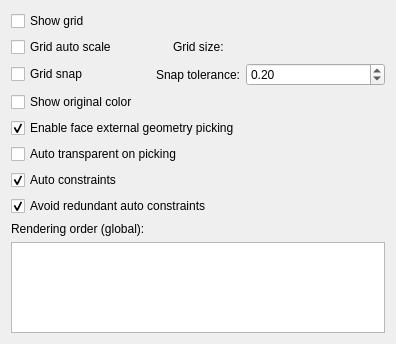
<?xml version="1.0" encoding="UTF-8"?>
<ui version="4.0">
 <class>SketcherGui::TaskSketcherGeneral</class>
 <widget class="QWidget" name="SketcherGui::TaskSketcherGeneral">
  <property name="geometry">
   <rect>
    <x>0</x>
    <y>0</y>
    <width>396</width>
    <height>344</height>
   </rect>
  </property>
  <property name="windowTitle">
   <string>Form</string>
  </property>
  <layout class="QVBoxLayout" name="verticalLayout">
   <item>
    <widget class="Gui::PrefCheckBox" name="checkBoxShowGrid">
     <property name="enabled">
      <bool>true</bool>
     </property>
     <property name="toolTip">
      <string>A grid will be shown</string>
     </property>
     <property name="text">
      <string>Show grid</string>
     </property>
     <property name="checked">
      <bool>false</bool>
     </property>
     <property name="prefEntry" stdset="0">
      <cstring>ShowGrid</cstring>
     </property>
     <property name="prefPath" stdset="0">
      <cstring>Mod/Sketcher/General</cstring>
     </property>
    </widget>
   </item>
   <item>
    <layout class="QHBoxLayout" name="horizontalLayout">
     <item>
      <widget class="QCheckBox" name="checkBoxGridAutoScale">
       <property name="toolTip">
        <string>Auto change grid size depending on the zoom level of the current view.</string>
       </property>
       <property name="text">
        <string>Grid auto scale</string>
       </property>
      </widget>
     </item>
     <item>
      <widget class="QLabel" name="label">
       <property name="sizePolicy">
        <sizepolicy hsizetype="Maximum" vsizetype="Preferred">
         <horstretch>0</horstretch>
         <verstretch>0</verstretch>
        </sizepolicy>
       </property>
       <property name="text">
        <string>Grid size:</string>
       </property>
      </widget>
     </item>
     <item>
      <widget class="Gui::PrefQuantitySpinBox" name="gridSize" native="true">
       <property name="sizePolicy">
        <sizepolicy hsizetype="Minimum" vsizetype="Preferred">
         <horstretch>0</horstretch>
         <verstretch>0</verstretch>
        </sizepolicy>
       </property>
       <property name="minimumSize">
        <size>
         <width>100</width>
         <height>0</height>
        </size>
       </property>
       <property name="toolTip">
        <string>Distance between two subsequent grid lines</string>
       </property>
       <property name="unit" stdset="0">
        <string notr="true">mm</string>
       </property>
       <property name="decimals" stdset="0">
        <number>3</number>
       </property>
       <property name="maximum" stdset="0">
        <double>99999999.000000000000000</double>
       </property>
       <property name="minimum" stdset="0">
        <double>0.001000000000000</double>
       </property>
       <property name="singleStep" stdset="0">
        <double>1.000000000000000</double>
       </property>
       <property name="value" stdset="0">
        <double>10.000000000000000</double>
       </property>
       <property name="prefEntry" stdset="0">
        <cstring>GridSize</cstring>
       </property>
       <property name="prefPath" stdset="0">
        <cstring>Mod/Sketcher/General/GridSize</cstring>
       </property>
      </widget>
     </item>
    </layout>
   </item>
   <item>
    <layout class="QHBoxLayout" name="horizontalLayout_2">
     <item>
      <widget class="Gui::PrefCheckBox" name="checkBoxGridSnap">
       <property name="enabled">
        <bool>true</bool>
       </property>
       <property name="toolTip">
        <string>New points will snap to the nearest grid line.

You can temporarily disable snapping by holding the 'Shift' key.</string>
       </property>
       <property name="text">
        <string>Grid snap</string>
       </property>
       <property name="prefEntry" stdset="0">
        <cstring>GridSnap</cstring>
       </property>
       <property name="prefPath" stdset="0">
        <cstring>Mod/Sketcher/General</cstring>
       </property>
      </widget>
     </item>
     <item>
      <widget class="QLabel" name="label_3">
       <property name="sizePolicy">
        <sizepolicy hsizetype="Maximum" vsizetype="Preferred">
         <horstretch>0</horstretch>
         <verstretch>0</verstretch>
        </sizepolicy>
       </property>
       <property name="text">
        <string>Snap tolerance:</string>
       </property>
      </widget>
     </item>
     <item>
      <widget class="Gui::PrefDoubleSpinBox" name="snapTolerance">
       <property name="sizePolicy">
        <sizepolicy hsizetype="Minimum" vsizetype="Fixed">
         <horstretch>0</horstretch>
         <verstretch>0</verstretch>
        </sizepolicy>
       </property>
       <property name="toolTip">
        <string>The tolerance multiplying the grid width defines a distance within which the pointer will snap
to the nearest grid point.</string>
       </property>
       <property name="maximum">
        <double>0.500000000000000</double>
       </property>
       <property name="singleStep">
        <double>0.050000000000000</double>
       </property>
       <property name="value">
        <double>0.200000000000000</double>
       </property>
       <property name="prefEntry" stdset="0">
        <cstring>SnapTolerance</cstring>
       </property>
       <property name="prefPath" stdset="0">
        <cstring>Mod/Sketcher/General</cstring>
       </property>
      </widget>
     </item>
    </layout>
   </item>
   <item>
    <widget class="Gui::PrefCheckBox" name="showOriginalColor">
     <property name="toolTip">
      <string>Do not change color for invalid or fully constrained sketch.</string>
     </property>
     <property name="text">
      <string>Show original color</string>
     </property>
     <property name="prefPath" stdset="0">
      <cstring>Mod/Sketcher/General</cstring>
     </property>
     <property name="prefEntry" stdset="0">
      <cstring>ShowOriginalColor</cstring>
     </property>
    </widget>
   </item>
   <item>
    <widget class="Gui::PrefCheckBox" name="checkBoxAllowFace">
     <property name="text">
      <string>Enable face external geometry picking</string>
     </property>
     <property name="checked">
      <bool>true</bool>
     </property>
     <property name="prefEntry" stdset="0">
      <cstring>AllowFaceExternalPick</cstring>
     </property>
     <property name="prefPath" stdset="0">
      <cstring>Mod/Sketcher/General</cstring>
     </property>
    </widget>
   </item>
   <item>
    <widget class="Gui::PrefCheckBox" name="autoTransparentPick">
     <property name="toolTip">
      <string>Auto make pre-selected shape transparent for picking
hidden edges and points on picking external objects.</string>
     </property>
     <property name="text">
      <string>Auto transparent on picking</string>
     </property>
     <property name="prefPath" stdset="0">
      <cstring>Mod/Sketcher/General</cstring>
     </property>
     <property name="prefEntry" stdset="0">
      <cstring>SketchAutoTransparentPick</cstring>
     </property>
    </widget>
   </item>
   <item>
    <widget class="Gui::PrefCheckBox" name="checkBoxAutoconstraints">
     <property name="enabled">
      <bool>true</bool>
     </property>
     <property name="toolTip">
      <string>Sketcher proposes automatically sensible constraints.</string>
     </property>
     <property name="text">
      <string>Auto constraints</string>
     </property>
     <property name="checked">
      <bool>true</bool>
     </property>
     <property name="prefEntry" stdset="0">
      <cstring>AutoConstraints</cstring>
     </property>
     <property name="prefPath" stdset="0">
      <cstring>Mod/Sketcher/General</cstring>
     </property>
    </widget>
   </item>
   <item>
    <widget class="Gui::PrefCheckBox" name="checkBoxRedundantAutoconstraints">
     <property name="toolTip">
      <string>Sketcher tries not to propose redundant auto constraints</string>
     </property>
     <property name="text">
      <string>Avoid redundant auto constraints</string>
     </property>
     <property name="checked">
      <bool>true</bool>
     </property>
     <property name="prefEntry" stdset="0">
      <cstring>AvoidRedundantAutoconstraints</cstring>
     </property>
     <property name="prefPath" stdset="0">
      <cstring>Mod/Sketcher/General</cstring>
     </property>
    </widget>
   </item>
   <item>
    <widget class="QLabel" name="label_2">
     <property name="text">
      <string>Rendering order (global):</string>
     </property>
    </widget>
   </item>
   <item>
    <widget class="QListWidget" name="renderingOrder">
     <property name="sizePolicy">
      <sizepolicy hsizetype="Expanding" vsizetype="MinimumExpanding">
       <horstretch>0</horstretch>
       <verstretch>0</verstretch>
      </sizepolicy>
     </property>
     <property name="minimumSize">
      <size>
       <width>12</width>
       <height>60</height>
      </size>
     </property>
     <property name="toolTip">
      <string>To change, drag and drop a geometry type to top or bottom</string>
     </property>
     <property name="dragEnabled">
      <bool>true</bool>
     </property>
     <property name="dragDropMode">
      <enum>QAbstractItemView::InternalMove</enum>
     </property>
     <property name="resizeMode">
      <enum>QListView::Fixed</enum>
     </property>
     <property name="sortingEnabled">
      <bool>false</bool>
     </property>
    </widget>
   </item>
  </layout>
 </widget>
 <customwidgets>
  <customwidget>
   <class>Gui::PrefCheckBox</class>
   <extends>QCheckBox</extends>
   <header>Gui/PrefWidgets.h</header>
  </customwidget>
  <customwidget>
   <class>Gui::PrefQuantitySpinBox</class>
   <extends>QWidget</extends>
   <header>Gui/PrefWidgets.h</header>
  </customwidget>
  <customwidget>
   <class>Gui::PrefDoubleSpinBox</class>
   <extends>QDoubleSpinBox</extends>
   <header>Gui/PrefWidgets.h</header>
  </customwidget>
 </customwidgets>
 <resources/>
 <connections/>
</ui>
